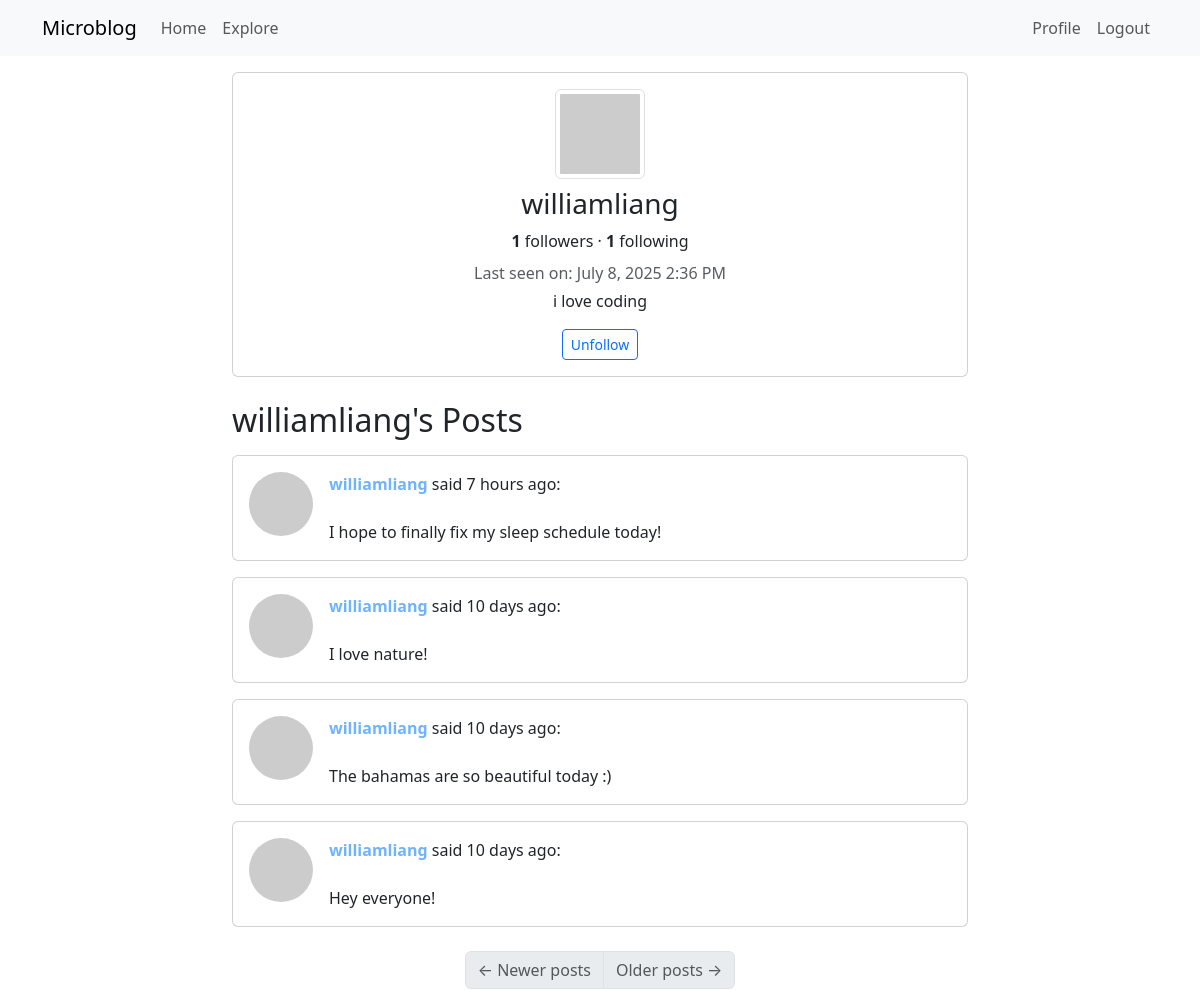
The app's page /user/williamliang (signed in) with its own data.
### app/models.py (models this page shows, shortened)
class User(UserMixin, db.Model):
    id: so.Mapped[int] = so.mapped_column(primary_key=True)
    username: so.Mapped[str] = so.mapped_column(sa.String(64), index=True, unique=True)
    email: so.Mapped[str] = so.mapped_column(sa.String(120), index=True, unique=True)
    password_hash: so.Mapped[Optional[str]] = so.mapped_column(sa.String(256))
    about_me: so.Mapped[Optional[str]] = so.mapped_column(sa.String(140))
    last_seen: so.Mapped[Optional[datetime]] = so.mapped_column(default=lambda: datetime.now(timezone.utc))
    posts: so.WriteOnlyMapped['Post'] = so.relationship(
        back_populates='author', passive_deletes=True)
    following: so.WriteOnlyMapped['User'] = so.relationship(
        secondary=followers, primaryjoin=(followers.c.follower_id == id),
        secondaryjoin=(followers.c.followed_id == id),
        back_populates='followers'
    )
    followers: so.WriteOnlyMapped['User'] = so.relationship(
        secondary=followers, primaryjoin=(followers.c.followed_id == id),
        secondaryjoin=(followers.c.follower_id == id),
        back_populates='following')
    def avatar(self, size):
        digest = hashlib.md5(self.email.lower().encode('utf-8')).hexdigest()
        return f'https://www.gravatar.com/avatar/{digest}?d=identicon&s={size}'
    def is_following(self, user):
        query = self.following.select().where(User.id == user.id)
        return db.session.scalar(query) is not None
    def followers_count(self):
        query = sa.select(sa.func.count()).select_from(
            self.followers.select().subquery())
        return db.session.scalar(query)
    def following_count(self):
        query = sa.select(sa.func.count()).select_from(
            self.following.select().subquery())
        return db.session.scalar(query)

class Post(db.Model):
    id: so.Mapped[int] = so.mapped_column(primary_key=True)
    body: so.Mapped[str] = so.mapped_column(sa.String(140))
    timestamp: so.Mapped[datetime] = so.mapped_column(index=True, default=lambda: datetime.now(timezone.utc))
    user_id: so.Mapped[int] = so.mapped_column(sa.ForeignKey(User.id), index=True)
    language: so.Mapped[Optional[str]] = so.mapped_column(sa.String(5))
    author: so.Mapped[User] = so.relationship(back_populates='posts')

### app/routes.py (the view)
@app.route('/user/<username>')
@login_required
def user(username):
    user = db.first_or_404(sa.select(User).where(User.username == username))
    page = request.args.get('page', 1, type=int) # pagination in the user profile view
    query = user.posts.select().order_by(Post.timestamp.desc())
    posts = db.paginate(query, page=page,
                        per_page=app.config['POSTS_PER_PAGE'],
                        error_out=False)
    next_url = url_for('user', username=user.username, page=posts.next_num) \
        if posts.has_next else None
    prev_url = url_for('user', username=user.username, page=posts.prev_num) \
        if posts.has_prev else None
    if user == current_user:
        form = PostForm()
    else:
        form = EmptyForm()
    return render_template('user.html', user=user, posts=posts, form=form, next_url=next_url, prev_url=prev_url)

### app/models.py (called while the page is built)
@login.user_loader
def load_user(id):
    return db.session.get(User, int(id))

### app/routes.py (called while the page is built)
@app.before_request
def before_request():
    if current_user.is_authenticated:
        current_user.last_seen = datetime.now(timezone.utc)
        db.session.commit()

### app/templates/user.html (shortened to what this page needs)
{% extends "base.html" %}
{% block content %}
  <div class="row justify-content-center">
    <div class="col-md-8">
      <div class="card mb-4">
        <div class="card-body text-center">
          <img src="{{ user.avatar(128) }}" alt="User avatar" class="img-thumbnail mb-2">
          <h3>{{ user.username }}</h3>
          <div class="mb-2">
            <span class="fw-bold">{{ user.followers_count() }}</span> followers
            &middot;
            <span class="fw-bold">{{ user.following_count() }}</span> following
          </div>
          {% if user.last_seen %}
            <p class="text-muted mb-1">Last seen on: {{ moment(user.last_seen).format('LLL') }}</p>
          {% endif %}
          {% if user.about_me %}
            <p>{{ user.about_me }}</p>
          {% endif %}
          {% if user == current_user %}
            <a href="{{ url_for('edit_profile') }}" class="btn btn-secondary btn-sm mt-2">Edit Profile</a>
          {% elif user != current_user %}
            <form action="{{ url_for('follow' if not current_user.is_following(user) else 'unfollow', username=user.username) }}" method="post">
              <button type="submit" class="btn btn-outline-primary btn-sm">
                {% if not current_user.is_following(user) %}Follow{% else %}Unfollow{% endif %}
              </button>
            </form>
          {% endif %}
        </div>
      </div>
      <h2 class="mb-3">{{ user.username }}'s Posts</h2>
      {% for post in posts %}
        {% include '_post.html' %}
      {% endfor %}
      <nav aria-label="Post navigation">
        <ul class="pagination justify-content-center mt-4">
          <li class="page-item{% if not prev_url %} disabled{% endif %}">
            <a class="page-link" href="{{ prev_url if prev_url else '#' }}" tabindex="-1">
              <span aria-hidden="true">&larr;</span> Newer posts
            </a>
          </li>
          <li class="page-item{% if not next_url %} disabled{% endif %}">
            <a class="page-link" href="{{ next_url if next_url else '#' }}">
              Older posts <span aria-hidden="true">&rarr;</span>
            </a>
          </li>
        </ul>
      </nav>
    </div>
  </div>
{% endblock %}

### app/templates/_post.html (shortened to what this page needs)
<div class="card mb-3">
  <div class="card-body d-flex">
    <a href="{{ url_for('user', username=post.author.username) }}">
      <img src="{{ post.author.avatar(64) }}" class="rounded-circle me-3" width="64" height="64" />
    </a>
    <div>
      <div>
        <a href="{{ url_for('user', username=post.author.username) }}" class="fw-bold user-link">
          {{ post.author.username }}
        </a>
        said {{ moment(post.timestamp).fromNow() }}:
      </div>
      <br>
      <span id ="post{{ post.id }}">{{ post.body }}</span>
    </div>
  </div>
</div>

### app/templates/_post.html (style rules this page uses)
.user-link { color: #6fb3ff; text-decoration: none; transition: color 0.2s; }

### records on screen
User: username "williamliang", last_seen "July 8, 2025 2:36 PM", about_me "i love coding"
Post: author.username "williamliang", timestamp "7 hours ago", body "I hope to finally fix my sleep schedule today!"
Post: author.username "williamliang", timestamp "10 days ago", body "I love nature!"
Post: author.username "williamliang", timestamp "10 days ago", body "The bahamas are so beautiful today :)"
Post: author.username "williamliang", timestamp "10 days ago", body "Hey everyone!"

### other values on screen
{{ user.followers_count() }} "1"
{{ user.following_count() }} "1"
